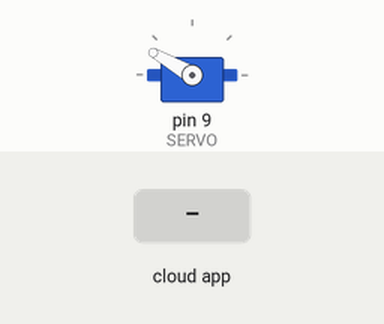
Recording of a sketch running on a simulated Arduino Leonardo, built with avr-gcc and run on an emulated ATmega32U4. On the bench: servo. The test bench sets the inputs (shaded band). The ROS host is connected and sends only what is stated.

Above: at 1.2 s.
1.3 s: the phone or cloud app sets up_down to -100
At 2.1 s:
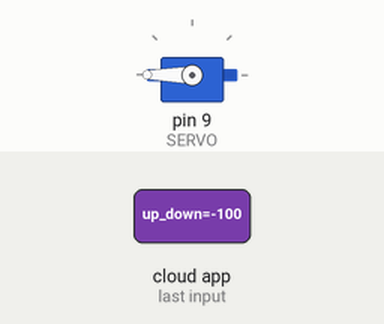
2.8 s: the phone or cloud app sets up_down to 100
At 3.2 s:
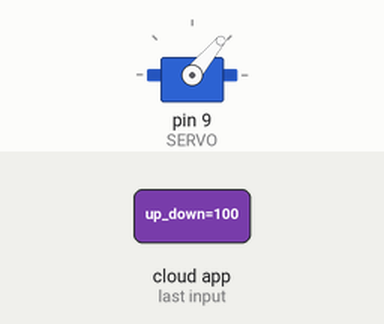
4.3 s: the phone or cloud app sets up_down to 0
At 5.5 s:
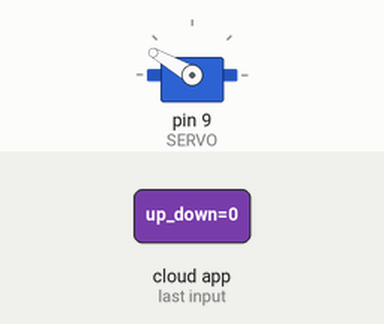
Timing chart, 0 to 7.3 s (numbered marks = the images above; inputs shaded):
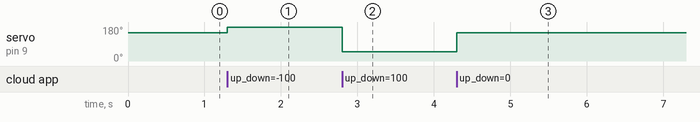

The sketch:

keyboard_acc_1.ino
```cpp
#include <ros.h>
#include <ros/time.h>
#include <std_msgs/Float32.h>
#include<Servo.h>

const int SERVO = 9;
const float maxacc = 1;
const double G29max = 32767;
const double G29min = -32768;
const double G29braketh = 26000;
const int ServoStart = 180;
Servo myServo;
ros::NodeHandle nh;
std_msgs::Float32 acc_cmd;
std_msgs::Float32 brk_cmd;
std_msgs::Float32 servo_cmd;


void AccCmdCb(const std_msgs::Float32 &msg)
{
  acc_cmd.data = msg.data;
}

void BrakeCmdCb(const std_msgs::Float32 &msg)
{
  brk_cmd.data = msg.data;
}

ros::Subscriber<std_msgs::Float32> sub_acc_cmd("/keyboard/up_down", AccCmdCb );
ros::Subscriber<std_msgs::Float32> sub_brk_cmd("/brake_command_G29", BrakeCmdCb );

void setup() {
  // put your setup code here, to run once:
  nh.initNode();
  nh.subscribe(sub_acc_cmd);
  nh.subscribe(sub_brk_cmd);
  //nh.advertise(pub_servo_cmd);
  Serial.begin(57600);

  //nh.advertise(pub_servo_cmd);
  pinMode(SERVO,OUTPUT);
  myServo.attach(SERVO,600,2300);
}

void loop() {
  // put your main code here, to run repeatedly:
  nh.spinOnce();

  int angle = 150-acc_cmd.data;
  myServo.write(angle);


}
```

Measured:
- after the input at 1.3 s, servo on pin 9 (SERVO): 150° → 180° at once
- after the input at 2.8 s, servo on pin 9 (SERVO): 180° → 50° at once
- after the input at 4.3 s, servo on pin 9 (SERVO): 50° → 150° at once
